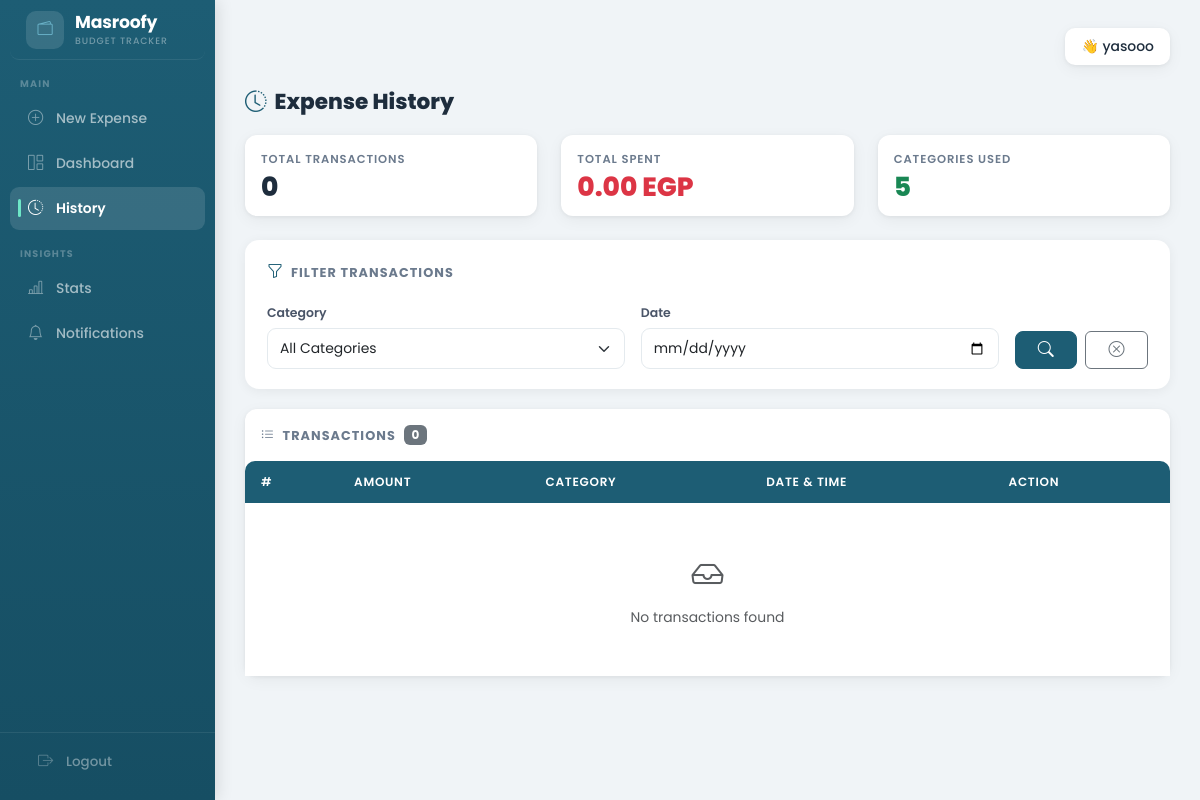
/history/ (signed in), run on an earlier commit of the app's database.
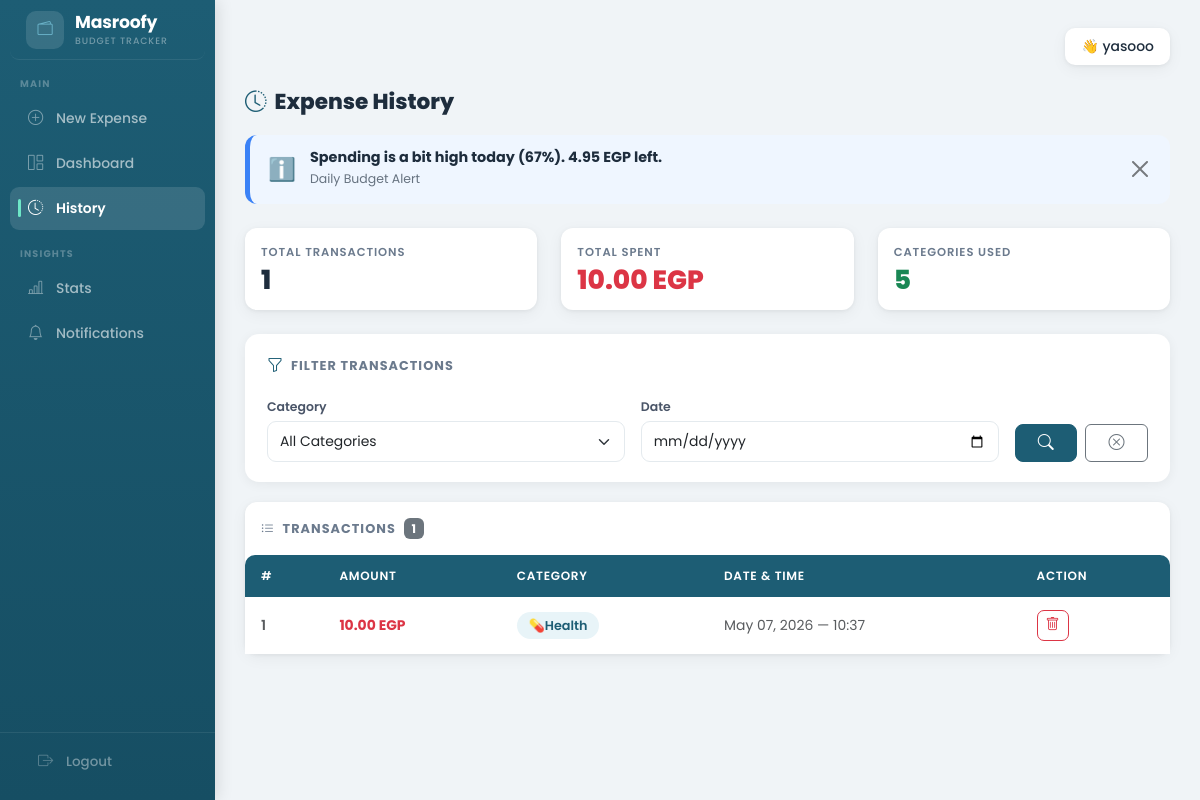
And on a later commit of the database.
### budget/models.py (models this page shows, shortened)
class Transaction(models.Model):
    user = models.ForeignKey(User, on_delete=models.CASCADE)
    objects = TransactionManager()
    amount    = models.FloatField()
    category  = models.ForeignKey(Category, on_delete=models.CASCADE)
    timestamp = models.DateTimeField()
    cycle     = models.ForeignKey(BudgetCycle, on_delete=models.CASCADE)

class Category(models.Model):
    name = models.CharField(max_length=100)
    icon_res_id = models.IntegerField(default=0)

### budget/views.py (the view, shortened to what this page needs)
# urls.py: path('history/',              views.HistoryView.as_view(),      name='history'),
class HistoryView(View):
    def get(self, request):
        cycle = BudgetCycle.objects.filter(user=request.user, is_active=True).first()
        if cycle:
            transactions = Transaction.objects.filter(
                user=request.user,
                cycle=cycle,
                timestamp__date__gte=cycle.start_date,   # ✅ من بداية الـ cycle
                timestamp__date__lte=cycle.end_date,     # ✅ حتى نهاية الـ cycle
            ).select_related("category")
        else:
            transactions = Transaction.objects.none()
        category_id   = request.GET.get("category")
        selected_date = request.GET.get("date")
        if category_id:
            transactions = transactions.filter(category_id=category_id)
        if selected_date:
            transactions = transactions.filter(timestamp__date=selected_date)
        transactions = transactions.order_by("-timestamp")
        total_spent  = transactions.aggregate(total=Sum("amount"))["total"] or 0
        categories = Category.objects.annotate(
            total_spent_cat=Sum(
                "transaction__amount",
                filter=Q(transaction__user=request.user)
            )
        )
        today        = timezone.now().date()
        daily_record = None
        if cycle:
            daily_record, _ = DailyRecord.objects.get_or_create(
                user=request.user, cycle=cycle, date=today,
                defaults={"allocated_limit": cycle.safe_daily_limit, "total_spent": 0.0},
            )
        return render(request, "history.html", {
            "transactions": transactions,
            "categories":   categories,
            "total_spent":  total_spent,
            "cycle":        cycle,
            "daily_alert":  get_daily_alert(daily_record),
            "cycle_alert":  get_cycle_alert(cycle),
        })

### budget/views.py (called while the page is built)
def get_cycle_alert(cycle):
    if not cycle:
        return None
    total = float(cycle.total_allowance)
    spent = float(Transaction.objects.filter(cycle=cycle).aggregate(total=Sum("amount"))["total"] or 0)
    remaining  = total - spent
    percentage = (spent / total * 100) if total > 0 else 0
    if percentage >= 100:
        return {"msg": f"Budget exhausted — spent {spent:.2f} of {total:.2f} EGP.", "type": "danger", "percentage": 100}
    elif percentage >= 80:
        return {"msg": f"Heads up — {percentage:.0f}% used. {remaining:.2f} EGP left.", "type": "warning", "percentage": round(percentage)}
    elif percentage >= 60:
        return {"msg": f"You've used {percentage:.0f}% of your budget. {remaining:.2f} EGP left.", "type": "info", "percentage": round(percentage)}
    return None

### budget/templates/history.html (shortened to what the changed rows need)
{% extends 'base.html' %}
{% block content %}
{% if daily_alert %}
<div class="alert-banner mb-4"
     style="background:{% if daily_alert.type == 'danger' %}#fff5f5{% elif daily_alert.type == 'warning' %}#fffbeb{% else %}#eff6ff{% endif %};
            border-left: 5px solid {% if daily_alert.type == 'danger' %}#ef4444{% elif daily_alert.type == 'warning' %}#f59e0b{% else %}#3b82f6{% endif %};">
    <span style="font-size:1.4rem;">{% if daily_alert.type == 'danger' %}🚨{% elif daily_alert.type == 'warning' %}⚠️{% else %}ℹ️{% endif %}</span>
    <div>
        <h6>{{ daily_alert.msg }}</h6>
        <small>Daily Budget Alert</small>
    </div>
    <button type="button" class="btn-close ms-auto" data-bs-dismiss="alert"></button>
</div>
{% endif %}
<div class="row mb-4">
    <div class="col-md-4">
        <div class="card stat-card p-3">
            <div class="s-label">Total Transactions</div>
            <div class="s-val">{{ transactions|length }}</div>
        </div>
    </div>
    <div class="col-md-4">
        <div class="card stat-card coral p-3">
            <div class="s-label">Total Spent</div>
            <div class="s-val text-danger">{{ total_spent|floatformat:2 }} EGP</div>
        </div>
    </div>
</div>
<div class="card">
    <div class="card-body p-0">
        <div class="d-flex align-items-center p-3 pb-0">
            <span style="font-size:.8rem;font-weight:700;text-transform:uppercase;letter-spacing:.08em;color:#6b7a8d;">
                <i class="bi bi-list-ul me-1"></i> Transactions
            </span>
            <span class="badge bg-secondary ms-2">{{ transactions|length }}</span>
        </div>
        <div class="table-responsive mt-3">
            <table class="table table-hover mb-0">
                <thead>
                    <tr>
                        <th>#</th>
                        <th>Amount</th>
                        <th>Category</th>
                        <th>Date &amp; Time</th>
                        <th>Action</th>
                    </tr>
                </thead>
                <tbody>
                    {% for t in transactions %}
                    <tr>
                        <td class="text-muted fw-semibold">{{ forloop.counter }}</td>
                        <td class="fw-bold text-danger">{{ t.amount|floatformat:2 }} EGP</td>
                        <td><span class="badge-category">{{ t.category.name }}</span></td>
                        <td class="text-muted">{{ t.timestamp|date:"M d, Y — H:i" }}</td>
                        <td>
                            <form method="POST" action="/history/" onsubmit="return confirm('Are you sure you want to delete this transaction?')">
                                <button type="submit" class="btn btn-sm btn-outline-danger" style="border-radius:7px;">
                                    <i class="bi bi-trash"></i>
                                </button>
                            </form>
                        </td>
                    </tr>
                    {% empty %}
                    <tr>
                        <td colspan="5" class="text-center text-muted py-5">
                            <i class="bi bi-inbox fs-2 d-block mb-2"></i>
                            No transactions found
                        </td>
                    </tr>
                    {% endfor %}
                </tbody>
            </table>
        </div>
    </div>
</div>
{% endblock %}

What changed in the data, as far as the page shows it:
added Transaction: amount "10.00", category.name "💊Health", timestamp "May 07, 2026 — 10:37"
Also different on the page:
{{ daily_alert.msg }}: (not shown) → "Spending is a bit high today (67%). 4.95 EGP left."
{{ transactions|length }}: "0" → "1"
{{ total_spent|floatformat:2 }}: "0.00" → "10.00"
text no longer shown: "No transactions found"
text now shown: "ℹ️ Daily Budget Alert"
